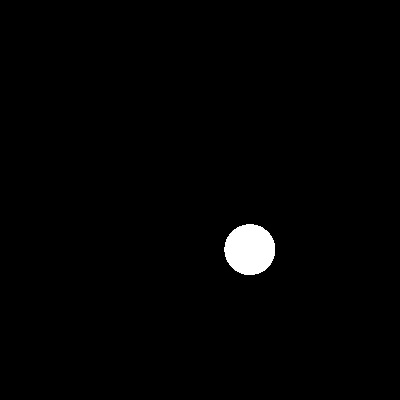
#> input picture Kropka.jpg, 400 x 400 px
$ jupyter execute tomograf2.ipynb
#> lines starting #> are read from the running program, lines starting #| are printed output that depends on the picture
#> the sliders are set to scans_ = 90, detectors_ = 180, arc_angle_ = 180, file_name_ = Kropka.jpg
Jakub Cichowicz 148326 </br>
Łukasz Jakowski 148081

[cell 1]
import numpy as np

import skimage as ski
import matplotlib.pyplot as plt


import pydicom
from pydicom.dataset import Dataset, FileDataset
import pydicom._storage_sopclass_uids

from ipywidgets import interact, IntSlider, Text, Button, VBox, DatePicker
import datetime

from skimage.exposure import rescale_intensity
from skimage.util import img_as_ubyte

[cell 2]
def load_image(filename):
#> called with filename = 'Kropka.jpg'
    image = ski.io.imread(filename)
#> image is the input picture: shape (400, 400, 3); min 0, max 255, mean 3.3
    image = image.astype(np.float64)
    if len(image.shape) == 3:
        image = ski.color.rgb2gray(image)
#> image: shape (400, 400) float64
    image /= np.max(image)
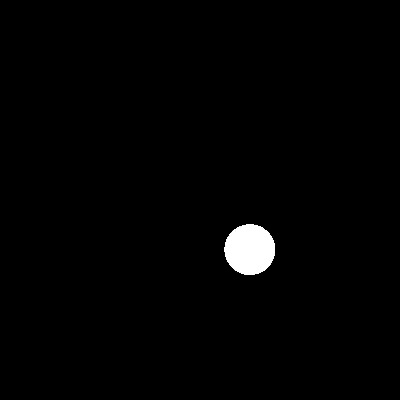
#> image: shape (400, 400) float64; min 0, max 1, mean 0.0128
    return image


def show_steps(image):
    plt.title("Steps")
    plt.imshow(image, cmap='gray')
    plt.show()

# [4 lines left out: function show_image, not called in this run]

def show_results(image, sinogram, invImage):
    fig, axs = plt.subplots(nrows=1, ncols=3, figsize=(15, 5))

    axs[0].imshow(image, cmap='gray')
    axs[0].set_title('Image')

    axs[1].imshow(sinogram, cmap='gray')
    axs[1].set_title('Sinogram')

    axs[2].imshow(invImage, cmap='gray')
    axs[2].set_title('CT Result')

    plt.subplots_adjust(wspace=0.3)

    plt.show()

[cell 3]
def radon(image, scans, detectors, arc_angle):
#> called with scans = 90, detectors = 180, arc_angle = 180
	center = np.array(image.shape) // 2
#> center = [200, 200]
	radius = np.sqrt(2) * max(center)
#> radius = 282.8
	result_image = np.zeros((scans, detectors), dtype=image.dtype)
	alfa = np.deg2rad(arc_angle)

	angles = np.linspace(0, 2 * np.pi, scans, endpoint=False)

	detector_angle_gap = alfa / (detectors - 1)

	for i, angle in enumerate(angles):

		emiter_pos = np.array([np.cos(angle), np.sin(angle)]) * radius + center

		for j in range(detectors):
			detector_angle = angle + np.pi - alfa / 2 + j * detector_angle_gap
			detector_pos = np.array([np.cos(detector_angle), np.sin(detector_angle)]) * radius + center

			y, x = ski.draw.line_nd(emiter_pos, detector_pos)

			in_square = []
			for it in range(len(x)):
				if 0 <= x[it] and x[it] < image.shape[1] and 0 <= y[it] and y[it] < image.shape[0]:
					in_square.append(True)
					continue
				in_square.append(False)

			if np.any(in_square):
				ray = []
				for k in range(len(x)):
					if in_square[k]:
						ray.append(image[y[k], x[k]])

				if len(ray) > 0:
					result_image[i, j] = sum(ray) / len(ray)
				else:
					result_image[i, j] = 0
			else:
				result_image[i, j] = 0
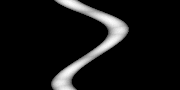
#> result_image: shape (90, 180) float64; min 0, max 0.13, mean 0.0107; drawn with min black and max white

	return result_image

[cell 4]
def inv_radon(sinogram, original_image_shape, scans, detectors, arc_angle):
#> called with original_image_shape = (400, 400), scans = 90, detectors = 180, arc_angle = 180
    global inv_steps
    inv_steps = []
    center = np.array(original_image_shape) // 2
    radius = np.sqrt(2) * max(center)
    result_image = np.zeros(original_image_shape, dtype=sinogram.dtype)
    alfa = np.deg2rad(arc_angle)

    angles = np.linspace(0, 2 * np.pi, scans, endpoint=False)
    detector_angle_gap = alfa / (detectors - 1)
    for i, angle in enumerate(angles):
        emiter_pos = np.array([np.cos(angle), np.sin(angle)]) * radius + center

        for j in range(detectors):
            detector_angle = angle + np.pi - alfa / 2 + j * detector_angle_gap
            detector_pos = np.array([np.cos(detector_angle), np.sin(detector_angle)]) * radius + center

            y, x = ski.draw.line_nd(emiter_pos, detector_pos)

            in_square = []
            for it in range(len(x)):
                if 0 <= x[it] and x[it] < original_image_shape[1] and 0 <= y[it] and y[it] < original_image_shape[0]:
                    in_square.append(True)
                    continue
                in_square.append(False)


            ray_x = []
            ray_y = []
            for it, element in enumerate(in_square):
                if element:
                    ray_x.append(x[it])
                    ray_y.append(y[it])

            for k in range(len(ray_y)):
                result_image[ray_y[k], ray_x[k]] += sinogram[i, j]
        inv_steps.append(result_image.copy())
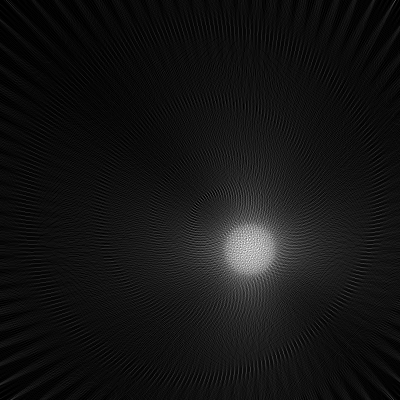
#> result_image: shape (400, 400) float64; min 0, max 5.41, mean 0.424; drawn with min black and max white
#> after the loop, inv_steps = 90 items
    return result_image

[cell 5]
def show_result_steps(n):
    show_steps(inv_steps[n-1])


def sliders(scans_, detectors_, arc_angle_, file_name_):
    global scans, detectors, arc_angle, image_name
    detectors = detectors_
    image_name = file_name_
    arc_angle = arc_angle_
    scans = scans_

[cell 6]
scans = 180
detectors = 180
arc_angle = 180
image_name = None

inv_steps = []

interact(sliders,
    scans_=IntSlider(min=90, max=720, step=90, value=90, description='Scans'),
    detectors_=IntSlider(min=90, max=720, step=90, value=180, description='Detectors'),
    arc_angle_=IntSlider(min=45, max=270, step=45, value=180, description='Arc angle'),
    file_name_=Text(value='Kropka.jpg', description='File name'))

[cell 7]
image = load_image(image_name)
sinogram = radon(image, scans, detectors, arc_angle)
invRadonTransform = inv_radon(sinogram, image.shape, scans, detectors, arc_angle)


show_results(image, sinogram, invRadonTransform)
#> in show_results, `plt.show()`:
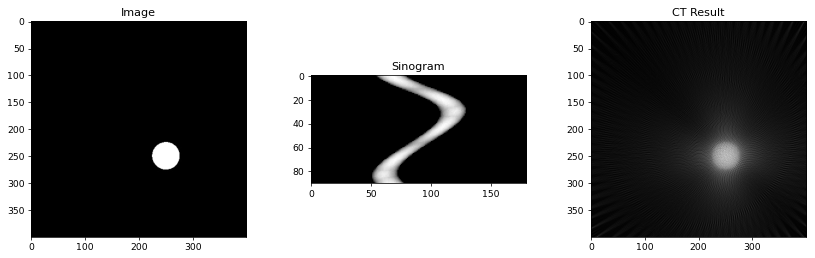
#> figure drawn by matplotlib, 3 panels


interact(show_result_steps, n=IntSlider(value=1, min=1, max=len(inv_steps),step=1))
#> the sliders are set to n = 1
#> in show_steps, `plt.show()`:
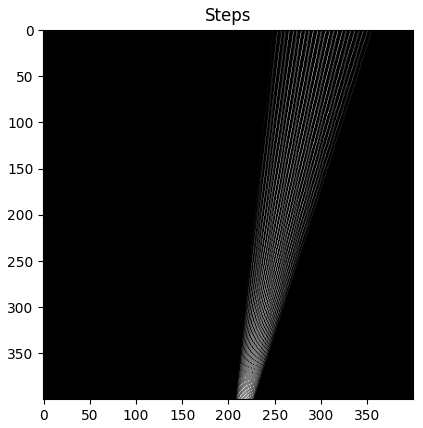
#> figure drawn by matplotlib, 1 panel

$ run again, with CT_ScoutView.jpg copied over Kropka.jpg
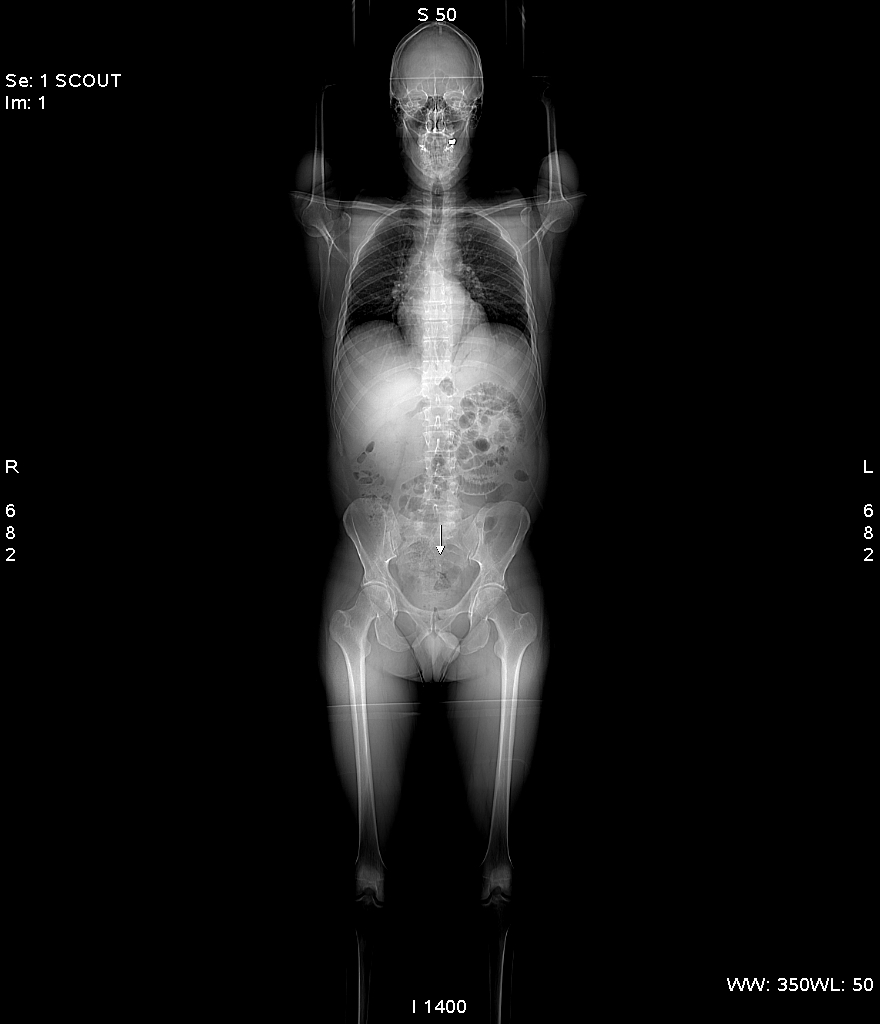
#> input picture CT_ScoutView.jpg, 880 x 1024 px
#> in load_image, image is the input picture: shape (1024, 880); min 0, max 255, mean 18.8
#> after the loop in inv_radon, `for i, angle in enumerate(angles):`:
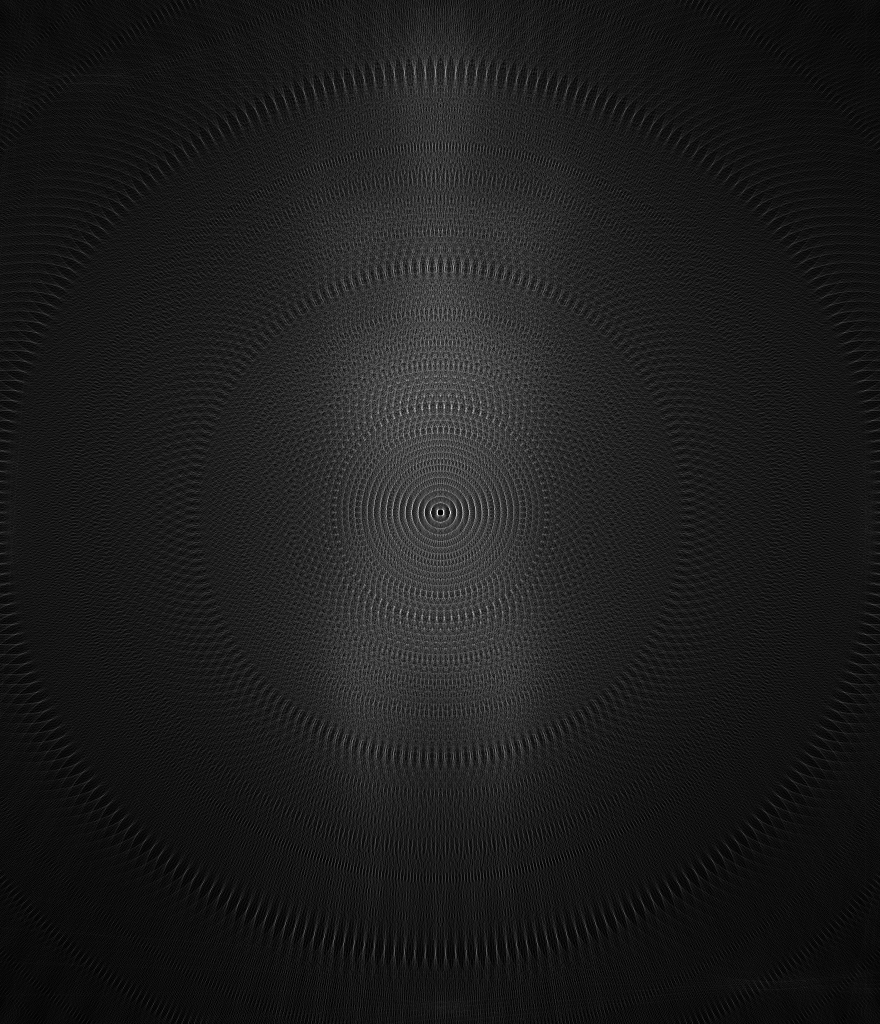
#> result_image: shape (1024, 880) float64; min 0, max 8.58, mean 0.959; drawn with min black and max white
#> after the loop in inv_radon, `for i, angle in enumerate(angles):`: inv_steps = 90 items
#> in show_steps, `plt.show()`:
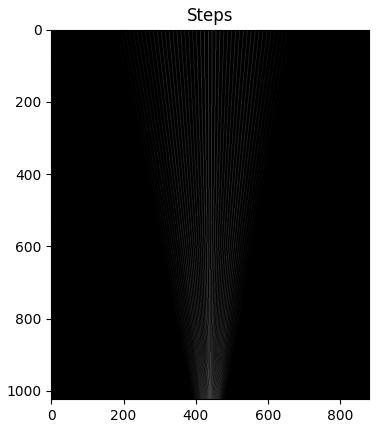
#> figure drawn by matplotlib, 1 panel
